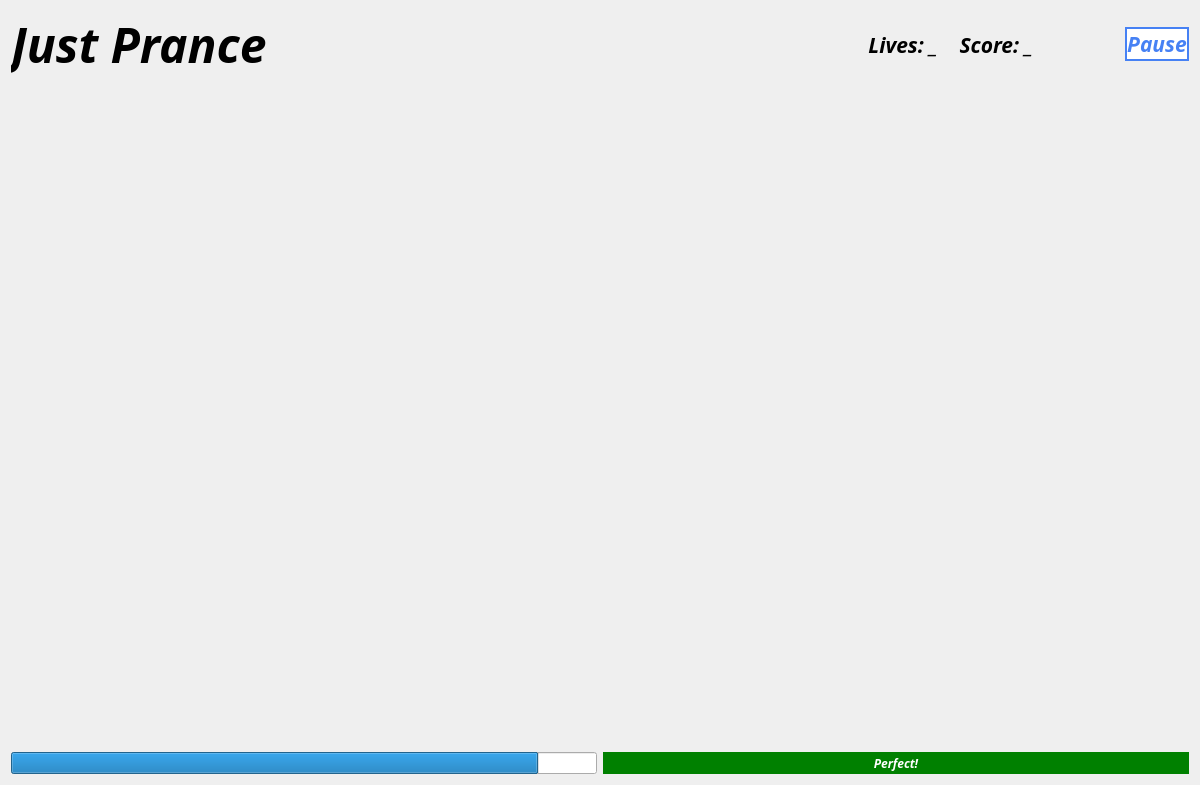
<?xml version="1.0" encoding="UTF-8"?>
<ui version="4.0">
 <class>Form</class>
 <widget class="QWidget" name="Form">
  <property name="geometry">
   <rect>
    <x>0</x>
    <y>0</y>
    <width>1200</width>
    <height>785</height>
   </rect>
  </property>
  <property name="windowTitle">
   <string>Form</string>
  </property>
  <layout class="QGridLayout" name="gridLayout_2" rowstretch="0,1,0" columnstretch="1,1">
   <item row="0" column="1">
    <layout class="QHBoxLayout" name="horizontalLayout" stretch="5,1,0">
     <item>
      <widget class="QLabel" name="score_label">
       <property name="font">
        <font>
         <family>Sans Serif Collection</family>
         <pointsize>16</pointsize>
         <weight>75</weight>
         <italic>true</italic>
         <bold>true</bold>
        </font>
       </property>
       <property name="styleSheet">
        <string notr="true"/>
       </property>
       <property name="text">
        <string>Lives: _    Score: _</string>
       </property>
       <property name="alignment">
        <set>Qt::AlignRight|Qt::AlignTrailing|Qt::AlignVCenter</set>
       </property>
      </widget>
     </item>
     <item>
      <spacer name="verticalSpacer">
       <property name="orientation">
        <enum>Qt::Vertical</enum>
       </property>
       <property name="sizeHint" stdset="0">
        <size>
         <width>20</width>
         <height>40</height>
        </size>
       </property>
      </spacer>
     </item>
     <item>
      <widget class="QPushButton" name="pause_button">
       <property name="sizePolicy">
        <sizepolicy hsizetype="Fixed" vsizetype="Fixed">
         <horstretch>0</horstretch>
         <verstretch>0</verstretch>
        </sizepolicy>
       </property>
       <property name="font">
        <font>
         <family>Sans Serif Collection</family>
         <pointsize>16</pointsize>
         <weight>75</weight>
         <italic>true</italic>
         <bold>true</bold>
        </font>
       </property>
       <property name="styleSheet">
        <string notr="true">QPushButton{
background-color: #ffffff;
color: #4681f4;
border: 2px solid #4681f4;
}



QPushButton:hover{
background-color: #4681f4;
color: white;
}</string>
       </property>
       <property name="text">
        <string>Pause</string>
       </property>
       <property name="icon">
        <iconset theme="pause">
         <normaloff>.</normaloff>.</iconset>
       </property>
      </widget>
     </item>
    </layout>
   </item>
   <item row="0" column="0">
    <widget class="QLabel" name="title">
     <property name="font">
      <font>
       <family>Sans Serif Collection</family>
       <pointsize>36</pointsize>
       <weight>75</weight>
       <italic>true</italic>
       <bold>true</bold>
       <underline>false</underline>
      </font>
     </property>
     <property name="styleSheet">
      <string notr="true"/>
     </property>
     <property name="text">
      <string>Just Prance</string>
     </property>
    </widget>
   </item>
   <item row="1" column="0">
    <widget class="QLabel" name="target_img">
     <property name="text">
      <string/>
     </property>
    </widget>
   </item>
   <item row="1" column="1">
    <widget class="QLabel" name="player_img">
     <property name="text">
      <string/>
     </property>
    </widget>
   </item>
   <item row="2" column="0">
    <widget class="QProgressBar" name="time_bar">
     <property name="value">
      <number>90</number>
     </property>
     <property name="textVisible">
      <bool>false</bool>
     </property>
    </widget>
   </item>
   <item row="2" column="1">
    <widget class="QLabel" name="move_status">
     <property name="font">
      <font>
       <family>Sans Serif Collection</family>
       <weight>75</weight>
       <italic>true</italic>
       <bold>true</bold>
      </font>
     </property>
     <property name="styleSheet">
      <string notr="true">QLabel {background-color: green;color: white;}</string>
     </property>
     <property name="text">
      <string>Perfect!</string>
     </property>
     <property name="scaledContents">
      <bool>false</bool>
     </property>
     <property name="alignment">
      <set>Qt::AlignCenter</set>
     </property>
    </widget>
   </item>
  </layout>
 </widget>
 <resources/>
 <connections/>
</ui>
